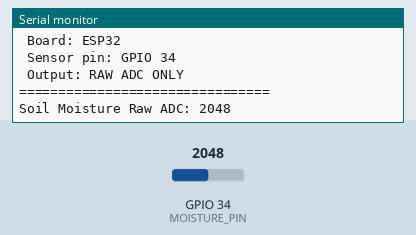
The sketch below on a simulated ESP32. Shown: the last lines printed to the serial monitor. The test bench sets the inputs (shaded band); at power-on: GPIO 34 (MOISTURE_PIN) = 2048 (analog values on the 0–4095 scale).

Above: at 2.2 s.
2.3 s: GPIO 34 (MOISTURE_PIN) set to 2866
At 2.3 s:
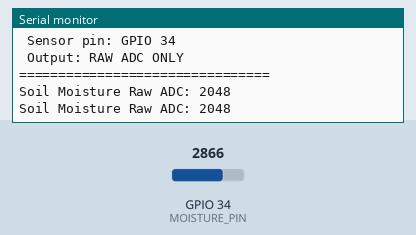
3.8 s: GPIO 34 (MOISTURE_PIN) set to 3603
At 5.3 s:
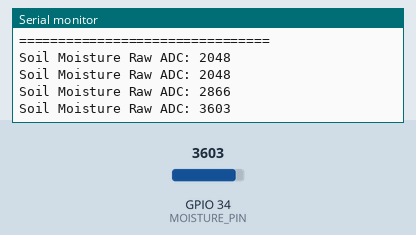
Timing chart, 0 to 6.8 s (numbered marks = the images above; inputs shaded):
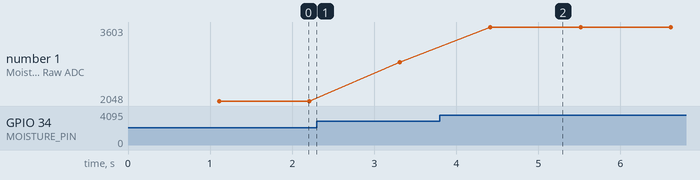

Measured:
- after the input at 3.8 s, the serial monitor: prints a new line after 0.61 s (image 2)
- plotted number 1: 2048 → 2866 after the input at 2.3 s, 2866 → 3603 after the input at 3.8 s

The sketch:

moisture_check.ino
```cpp
#include <Arduino.h>

// ==========================================
// SOIL MOISTURE SENSOR TEST
// Board: LILYGO TTGO T-SIM A7670E R2
// Sensor analog output: GPIO 34
// Output: Raw ADC reading (0-4095)
// ==========================================

#define MOISTURE_PIN 34

void setup() {
  Serial.begin(115200);
  delay(1000);

  analogReadResolution(12);
  analogSetPinAttenuation(MOISTURE_PIN, ADC_11db);

  Serial.println();
  Serial.println("================================");
  Serial.println(" SOIL MOISTURE SENSOR TEST");
  Serial.println(" Board: ESP32");
  Serial.println(" Sensor pin: GPIO 34");
  Serial.println(" Output: RAW ADC ONLY");
  Serial.println("================================");
  Serial.println();
}

void loop() {
  long total = 0;
  const int samples = 10;

  // Read 10 samples to reduce noise
  for (int i = 0; i < samples; i++) {
    total += analogRead(MOISTURE_PIN);
    delay(10);
  }

  int rawADC = total / samples;

  Serial.print("Soil Moisture Raw ADC: ");
  Serial.println(rawADC);

  delay(1000);
}
```
